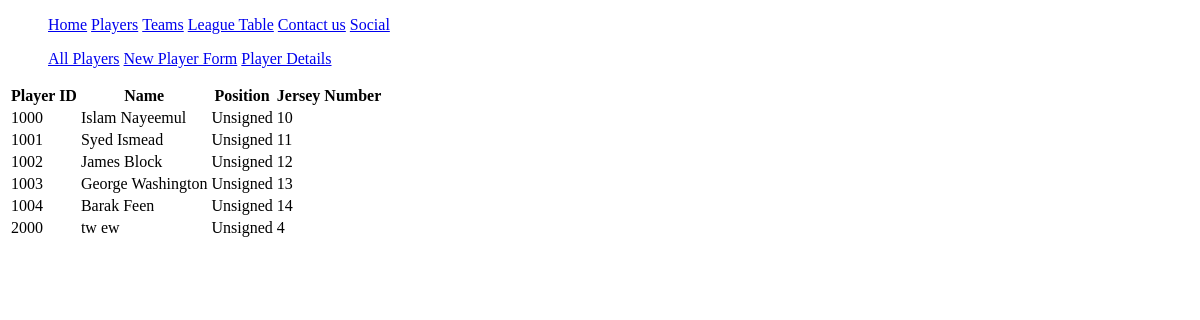
Page /players/ on the earlier database version.
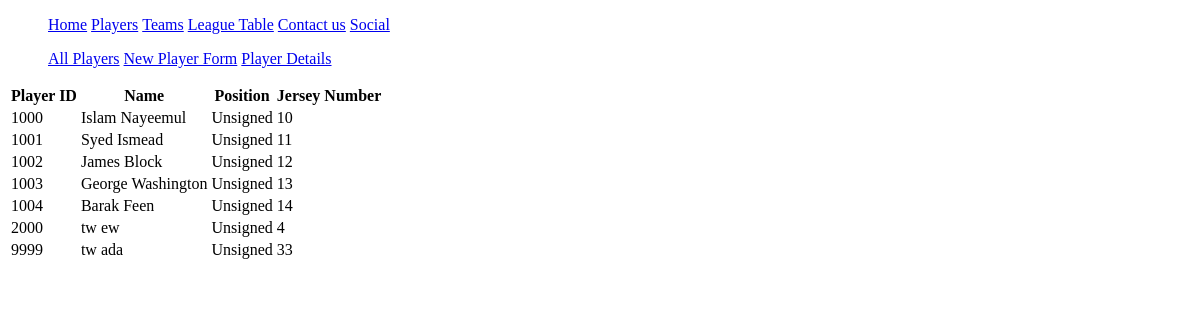
Same page on the later database version.
### player/models.py (models this page shows, shortened)
class Player(models.Model):
    pID = models.IntegerField(unique=True,validators=[MinValueValidator(1000)])
    fName = models.CharField(max_length=100)
    lName = models.CharField(max_length=100)
    height = models.DecimalField(max_digits=5, decimal_places=2,validators=[MinValueValidator(120)])
    weight = models.DecimalField(max_digits=5, decimal_places=2,validators=[MinValueValidator(50)])
    num = models.PositiveIntegerField(validators=[MinValueValidator(1), MaxValueValidator(100)])
    position = models.CharField(max_length=20, default="Unsigned")

### player/views.py (the view)
# urls.py: path('', views.show_players, name = 'show_players'),
def show_players(request):
    context = {}
    context["all_players"] = Player.objects.all()
    return render(request, "player/view_players.html",context)

### player/templates/player/view_players.html
{% extends "base.html" %}
    {% block title}
        <title>All Players</title>
    {% endblock title}
{% block content %}
{% include 'player/player_navbar.html' %}
    <table class="table table-bordered table-dark">
        <tr>
            <th>Player ID</th>
            <th>Name</th>
            <th>Position</th>
            <th>Jersey Number</th>
        </tr>
        {% for p in all_players %}
        <tr>
        <td>{{p.pID}}</td>
        <td>{{p.fName}} {{p.lName}}</td>
        <td>{{p.position}}</td>
        <td>{{p.num}}</td>
        </tr>
        {% endfor %}
    </table>
{% endblock content %}

Differences in the rows shown:
added Player: pID "9999", fName "tw", lName "ada", position "Unsigned", num "33"
